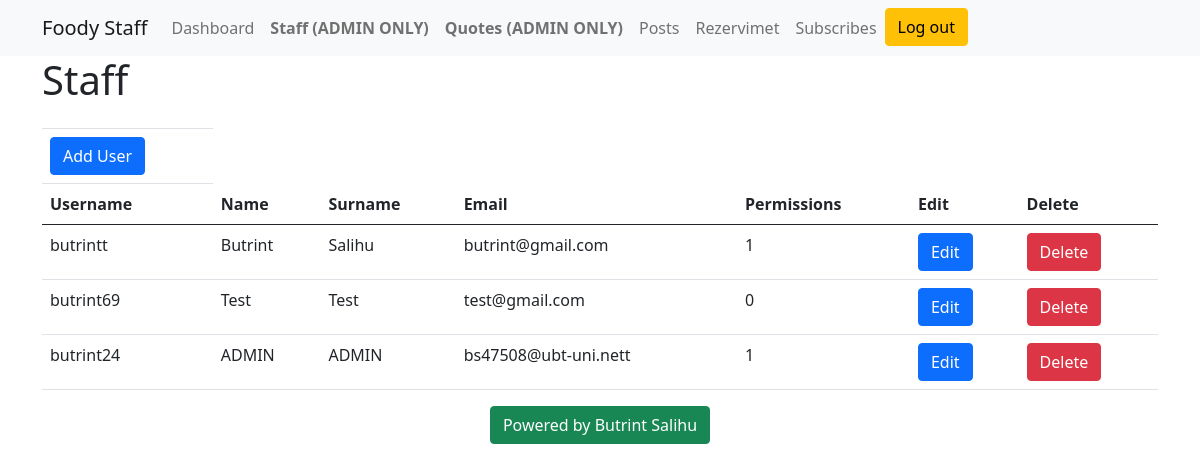
Page /admin/index.php?page=staff (signed in) on the committed database.
### tables this page shows
CREATE TABLE `staff` (
  `user_id` int(11) NOT NULL,
  `username` varchar(32) NOT NULL,
  `name` varchar(64) NOT NULL,
  `surname` varchar(128) NOT NULL,
  `email` varchar(128) NOT NULL,
  `password` varchar(512) NOT NULL,
  `permission` int(16) NOT NULL
);

### admin/staff.php (the view)
<?php
    require '../config/dbconfig.php';
    $query = $conn->query('SELECT * FROM staff');
    $users = $query->fetchAll();
    if($_SESSION['permission']==1){
?>
<div class="container">
    <h1>Staff</h1>
    <table class="table">
        <thead>
            <tr>
                <td></td>
            </tr>
            <tr>
            <td><a href="add_user.php" class="btn btn-primary">Add User</a></td>
            </tr>
            <tr>
                <th scope="col">Username</th>
                <th scope="col">Name</th>
                <th scope="col">Surname</th>
                <th scope="col">Email</th>
                <th scope="col">Permissions</th>
                <th scope="col">Edit</th>
                <th scope="col">Delete</th>
            </tr>
        </thead>
        <tbody>
            <?php foreach ($users as $user) : ?>
                <tr>
                    <td><?php echo $user['username']; ?></td>
                    <td><?php echo $user['name']; ?></td>
                    <td><?php echo $user['surname']; ?></td>
                    <td><?php echo $user['email']; ?></td>
                    <td><?php echo $user['permission']; ?></td>
                    <td><a href="index.php?page=edit_user&id=<?php echo $user['user_id']; ?>" class="btn btn-primary">Edit</a></td>
                    <td><a href="index.php?page=delete_user&id=<?php echo $user['user_id']; ?>" class="btn btn-danger">Delete</a></td>
                </tr>
            <?php endforeach; ?>
        </tbody>
    </table>
</div>
<?php
    } else {
        header ('Location: index.php?page=test');
    }
?>

### rows in the picture
staff: username "butrintt", name "Butrint", surname "Salihu", email "butrint@gmail.com", permission "1"
staff: username "butrint69", name "Test", surname "Test", email "test@gmail.com", permission "0"
staff: username "butrint24", name "ADMIN", surname "ADMIN", email "bs47508@ubt-uni.nett", permission "1"
